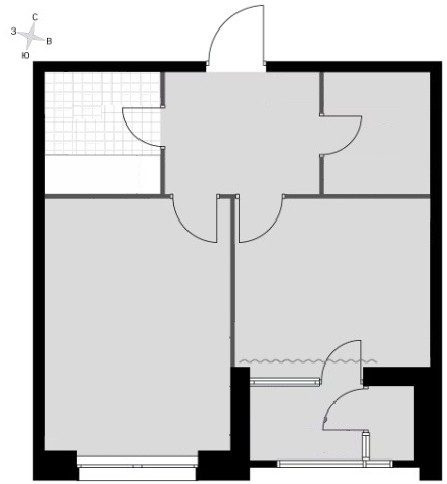
#> input picture osmi_nodes/tests/fixtures/guard/invalid/01_no_furniture.jpg, 447 x 484 px
$ python -i annotate.py   (imports and definitions only)
#> lines starting #> are read from the running program, lines starting #| are printed output that depends on the picture
# Аннотирование референса — якоря (A, B, C, D) + линии центра + поворот
# Используется между Слоем 2 и Слоем 3

from PIL import Image, ImageDraw, ImageFont


def prepare_for_layer3(reference_path: str, output_path: str, side: str = "top") -> str:
    """
    Подготавливает референс для Слоя 3:
    1. Обрезает нужную половину референса
    2. Поворачивает чтобы стена всегда была СВЕРХУ (как top)
    3. Ставит якоря A, B сверху

    Модель всегда видит: стена сверху, камера снизу из центра.

    Повороты после обрезки:
    - top: без поворота (уже правильно)
    - bottom: поворот 180° (низ становится верхом)
    - right: поворот 90° по часовой (правая становится верхом)
    - left: поворот 270° по часовой = 90° против часовой (левая становится верхом)

    Аргументы:
        reference_path: путь к референсу из Слоя 2
        output_path: путь для сохранения
        side: top/bottom/left/right

    Возвращает:
        путь к подготовленному изображению
    """
#> called with output_path = 'out.png', side = 'top'
    img = Image.open(reference_path)
#> img is the input picture: PIL image 447x484 RGB; mean R, G, B 204.4, 204.3, 204.4
    w, h = img.size
#> w = 447; h = 484

    # Обрезаем нужную половину и поворачиваем
    if side == "top":
        crop = img.crop((0, 0, w, h // 2))
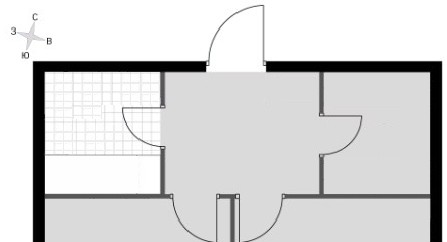
#> crop: PIL image 447x242 RGB; mean R, G, B 214.3, 214.3, 214.3
        # Без поворота
    elif side == "bottom":
        crop = img.crop((0, h // 2, w, h))
        crop = crop.rotate(180, expand=True)
    elif side == "left":
        crop = img.crop((0, 0, w // 2, h))
        crop = crop.rotate(270, expand=True)
    elif side == "right":
        crop = img.crop((w // 2, 0, w, h))
        crop = crop.rotate(90, expand=True)
    else:
        crop = img.crop((0, 0, w, h // 2))

    # Рисуем якоря A и B сверху
    draw = ImageDraw.Draw(crop)
    cw, ch = crop.size
#> cw = 447; ch = 242
    color = (255, 0, 0)

    font_size = max(20, min(cw, ch) // 10)
#> font_size = 24
    try:
        font = ImageFont.truetype("/System/Library/Fonts/Helvetica.ttc", font_size)
    except Exception:
        font = ImageFont.load_default()

    margin = 10
    draw.text((margin, margin), "A", fill=color, font=font)
    draw.text((cw - font_size - margin, margin), "B", fill=color, font=font)

    crop.save(output_path)
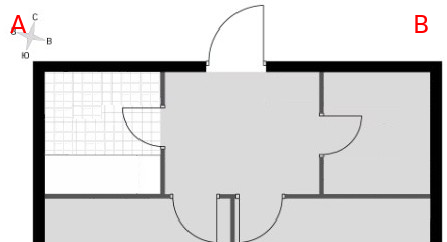
#> saved as out.png: PIL image 447x242 RGB; mean R, G, B 214.3, 213.7, 213.8
    return output_path

>>> result = prepare_for_layer3('../../osmi_nodes/tests/fixtures/guard/invalid/01_no_furniture.jpg', 'out.png')

$ run again, on osmi_nodes/tests/fixtures/guard/invalid/02_no_dimensions.jpg
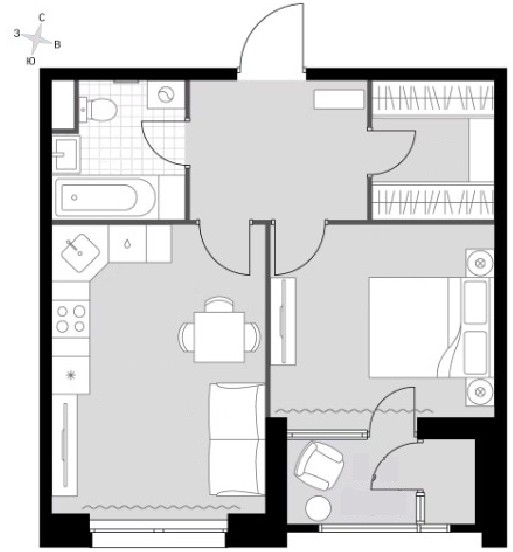
#> input picture osmi_nodes/tests/fixtures/guard/invalid/02_no_dimensions.jpg, 513 x 552 px
#> in prepare_for_layer3, img is the input picture: PIL image 513x552 RGB; mean R, G, B 208.8, 208.8, 208.9
#> in prepare_for_layer3, `crop = img.crop((0, 0, w, h // 2))`:
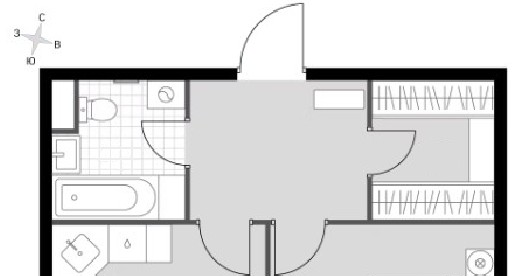
#> crop: PIL image 513x276 RGB; mean R, G, B 216.2, 216.1, 216.2
#> in prepare_for_layer3, `crop.save(output_path)`:
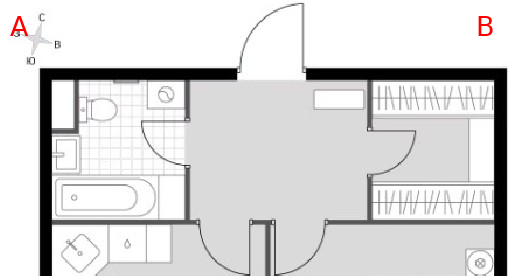
#> saved as out.png: PIL image 513x276 RGB; mean R, G, B 216.2, 215.7, 215.7
